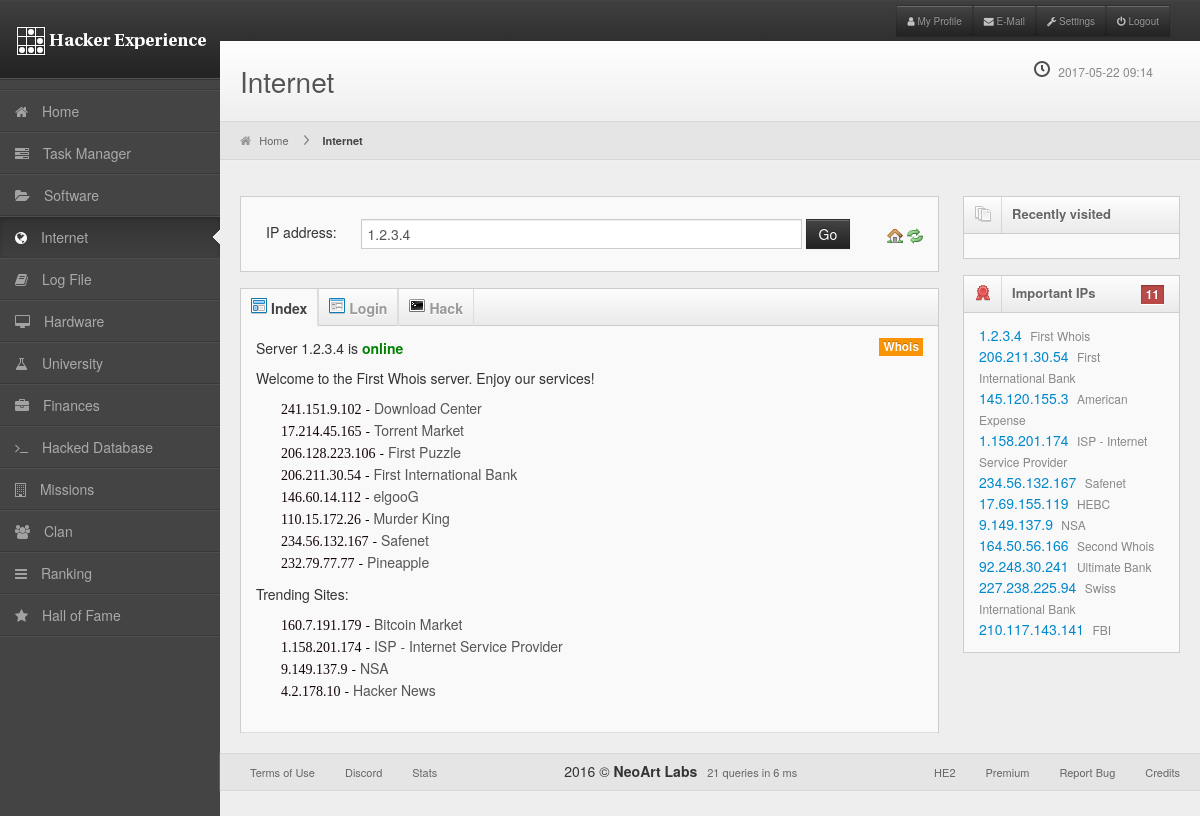
The app's page /internet.php (signed in) with its own data.
### tables this page shows
CREATE TABLE `server` (
  `ID` int(11) NOT NULL,
  `type` text NOT NULL,
  `text` text NOT NULL,
  `extra` text NOT NULL,
  `ip` text NOT NULL,
  `ownerid` int(11) NOT NULL
);

### mysql/mysql-ext.php (called while the page is built, shortened)
<?php
function getServer($conn, $ip){
	$sql = "SELECT type, text, extra, ip FROM server WHERE ip = '$ip'";
	$result = mysqli_query($conn,$sql);
	$row = mysqli_fetch_array($result,MYSQLI_ASSOC);
	return $row;
}
?>

### module/internet/net-design.php (the view, shortened to what this page needs)
<?php
function breadcrumb(){
echo '<div id="breadcrumb">
<a href="index" title="Go to Home" class="tip-bottom"><i class="fa fa-home"></i> Home</a>
<a href="software" id="link0" class="current"> Internet</a>
</div>';
}
function recently_visited(){
echo '<div class="widget-box collapsible">
<div class="widget-title">
<a href="#history" data-toggle="collapse">
<span class="icon"><span class="he16-page_copy"></span></span>
<h5>Recently visited</h5>
</a>
</div>
<div class="collapse in" id="history">
<div class="widget-content">
<div id="visited-ips"></div>
</div>
</div>
</div>';
}
function important_ip(){
echo '<div class="widget-title">
<a href="#important" data-toggle="collapse">
<span class="icon"><span class="he16-important"></span></span>
<h5>Important IPs</h5>
<span class="label label-important hide1024">11</span>
</a>
</div>
<div class="collapse in" id="important">
<div class="widget-content">
<a href="internet?ip=1.2.3.4">1.2.3.4<span class="hide1024 small"> First Whois</span></a><br/>
<a href="internet?ip=206.211.30.54">206.211.30.54<span class="hide1024 small"> First International Bank</span></a><br/>
<a href="internet?ip=145.120.155.3">145.120.155.3<span class="hide1024 small"> American Expense</span></a><br/>
<a href="internet?ip=1.158.201.174">1.158.201.174<span class="hide1024 small"> ISP - Internet Service Provider</span></a><br/>
<a href="internet?ip=234.56.132.167">234.56.132.167<span class="hide1024 small"> Safenet</span></a><br/>
<a href="internet?ip=17.69.155.119">17.69.155.119<span class="hide1024 small"> HEBC</span></a><br/>
<a href="internet?ip=9.149.137.9">9.149.137.9<span class="hide1024 small"> NSA</span></a><br/>
<a href="internet?ip=164.50.56.166">164.50.56.166<span class="hide1024 small"> Second Whois</span></a><br/>
<a href="internet?ip=92.248.30.241">92.248.30.241<span class="hide1024 small"> Ultimate Bank</span></a><br/>
<a href="internet?ip=227.238.225.94">227.238.225.94<span class="hide1024 small"> Swiss International Bank</span></a><br/>
<a href="internet?ip=210.117.143.141">210.117.143.141<span class="hide1024 small"> FBI</span></a><br/>
</div>
</div>';
}
function navTab($active){
echo '<div class="widget-title">';
echo '<ul class="nav nav-tabs">';
if($active==""){ echo '<li class="link active">'; } else { echo '<li class="link">'; }
echo '<a href="internet"><span class="he16-index icon-tab"></span></span>Index</a></li>';
if($active=="login"){ echo '<li class="link active">'; } else { echo '<li class="link">'; }
echo '<a href="?action=login"><span class="he16-login icon-tab"></span></span>Login</a></li>';
if($active=="hack"){ echo '<li class="link active">'; } else { echo '<li class="link">'; }
echo '<a href="?action=hack"><span class="icon-tab he16-internet_hack"></span>Hack</a></li>';
echo '</ul></div>';
}
function inputBox($default_ip){
echo '<div class="widget-box">
<div class="widget-content padding">
<div class="span12">
<form action="" method="get" class="form-horizontal">
<div class="browser-input">
IP address: <input class="browser-bar" name="ip" type="text" value="'. $default_ip .'"/>
<input type="submit" class="btn btn-inverse" value="Go">
<div style="float: right; padding-top: 5px;" class="hide-phone">
<a href="internet?ip=1.2.3.4"><span class="he16-home" title="Home" style="margin-top: 4px;"></span></img></a>
<a href="internet"><span class="he16-refresh" title="Refresh" style="margin-top: 4px;"></span></a>
</div>
</div>
</form>
</div>
<div style="clear: both;"></div>
</div>
</div>';
}
function printIP($data){
echo '<div class="span12">
<p>Server '. $data["ip"] .' is <font color="green"><b>online</b></font>';
if($data['extra']=="Whois"){ echo '<span class="label label-warning pull-right">Whois</span></p>'; }
echo $data['text'];
echo '</div>';
echo '</div>';
}
?>

### module/template.php (shortened to what this page needs)
<?php
function head($page){
echo '
<!DOCTYPE html>
<html lang="en"><head>
<title>'. $page . ' - ' . $GLOBALS["site_name"] .'</title>
<meta name="viewport" content="width=device-width, initial-scale=1.0"/>
<meta http-equiv="Content-Type" content="text/html; charset=UTF-8"/>
<link rel="stylesheet" href="css/bootstrap.min.css"/>
<link rel="stylesheet" href="css/bootstrap-responsive.min.css"/>
<link rel="stylesheet" href="css/tipTip.css"/>
<link rel="stylesheet" href="css/he_login.css"/>
<link rel="stylesheet" href="css/select2.css"/>
<link rel="stylesheet" href="css/he.css"/>
<link rel="stylesheet" href="https://cdnjs.cloudflare.com/ajax/libs/font-awesome/4.1.0/css/font-awesome.min.css"/>
</head>';
}
function sidebar(){
echo '<div id="sidebar"><ul>';
add_menu_item("index","Home","fa fa-inverse fa-home");
add_menu_item("internet","Internet","fa fa-inverse fa-globe");
echo '</ul></div>';
}
function user_navbar(){
echo '<div id="user-nav" class="navbar navbar-inverse">
<ul class="nav btn-group">
<li class="btn btn-inverse"><a href="profile"><i class="fa fa-inverse fa-user"></i> <span class="text">My Profile</span></a></li>
<li class="btn btn-inverse"><a href="mail"><i class="fa fa-inverse fa-envelope"></i> <span class="text">E-Mail</span> <span class="mail-unread"></span></a></li>
<li class="btn btn-inverse"><a href="settings"><i class="fa fa-inverse fa-wrench"></i> <span class="text">Settings</span></a></li>
<li class="btn btn-inverse"><a href="logout"><i class="fa fa-power-off fa-inverse"></i> <span class="text">Logout</span></a></li>
</ul>
</div>
<span id="notify"></span>';
}
function header_info($page){
echo '<div id="content-header">
<h1>'. $page .'</h1>
<div class="header-ip hide-phone">
<div style="text-align: right;">
<span class="header-ip-show"></span>
</div>
<div class="header-info">
<div class="pull-right">
<span class="icon-tab he16-time" title="Server Time"></span> <span class="small nomargin" style="margin-right: 7px;">2017-05-22 09:14</span>
<span class="online"></span>
<div class="reputation-info"></div><div class="finance-info"></div>
</div>
</div>
</div>
</div>';
}
function unk_header(){
echo '<div id="header">
<h1><a href="#">Hacker Experience</a></h1>
</div>';
}
function footer($extra=''){
echo '<div id="breadcrumb" class="center">
<span class="pull-left hide-phone" style="margin-left: 10px;"><a href="legal"><font color="">Terms of Use</font></a></span>
<span class="pull-left hide-phone"><a href="https://discord.me/hackerexperience"><font color="">Discord</font></a></span>
<span class="pull-left hide-phone"><a href="stats">Stats</a></span>
<span class="center">2016 &copy; <b>NeoArt Labs</b><a href="https://status.hackerexperience.com/">21 queries in 6 ms</a></span>
<span id="credits" class="pull-right hide-phone link"><a>Credits</a></span>
<span id="report-bug" class="pull-right hide-phone link"><a>Report Bug</a></span>
<span class="pull-right hide-phone"><a href="premium"><font color="">Premium</font></a></span>
<span class="pull-right hide-phone"><a href="https://leaks.hackerexperience.com/announcing-hacker-experience-2/">HE2</a></span>
</div>
<script src="js/jquery.min.js"></script>
<script src="js/bootstrap.min.js"></script>
<script src="js/jquery.flot.min.js"></script>
<script src="js/jquery.validate.js"></script>
<script src="js/jquery.ui.custom.js"></script>';
echo '<script src="js/main.js"></script>
</body>
</html>';
}
function add_menu_item($name, $title, $icon){
echo '<li id="'. $id = 'menu-' . $name .'"'; if($_SESSION["current-site"]==$name){ echo ' class="active"'; } echo '><a href="'. $name .'"><i class="'. $icon .'"></i> <span>'. $title .'</span></a></li>'; }
?>

### internet.php (shortened to what this page needs)
<?php
require_once('module/template.php');
require_once('module/internet/net-design.php');
$name = "Internet";
$conn = connect();
head($name);
echo '<body class="internet history">';
unk_header();
user_navbar();
sidebar();
echo '<div id="content">';
header_info($name);
breadcrumb();
echo '
<div class="container-fluid">
<div class="row-fluid">
<div class="span9">';
if(!empty($_GET["ip"])){
inputBox($_GET["ip"]);
} else {
inputBox($_SESSION["last-ip"]);
}
echo '<div class="widget-box"><div class="widget-title">';
navTab($_GET["action"]);
echo '</div>';
echo '<div class="widget-content padding noborder">';
if(isset($_SESSION["last-ip"])){
	if(!$_GET["action"]){
		displayIP($conn, $_GET);
	}
}
echo '<div style="clear: both;" class="nav nav-tabs">&nbsp;</div>
</div></div>
<div class="span3">';
recently_visited();
echo '<div class="widget-box collapsible">';
important_ip();
echo '</div></div></div></div>';
footer();
?>
<?php
function displayIP($conn,$get){
if(!empty($get["ip"])){
		if(checkIP($get["ip"]) == "ERROR"){
			printIP(getServer($conn,$_SESSION["last-ip"]));
		} else {
			if($data = getServer($conn,$get["ip"])){
				$_SESSION["last-ip"] = $get["ip"];
			} else {
				error404();
			}
		}
	} else {
		if(!$get["action"]){
		printIP(getServer($conn,$_SESSION["last-ip"]));
		}
	}
}
?>

### records on screen
server: ip "1.2.3.4", text "Welcome to the First Whois server. Enjoy our services! 241.151.9.102 - Download Center 17.214.45.165 - Torrent Market 206.128.223.106 - First Puzzle 206.211.30.54 - First International Bank 146.60.14.112 - elgooG 110.15.172.26 - Murder King 234.56.132.167 - Safenet 232.79.77.77 - Pineapple Trending Sites: 160.7.191.179 - Bitcoin Market 1.158.201.174 - ISP - Internet Service Provider 9.149.137.9 - NSA 4.2.178.10 - Hacker News"

### other values on screen
$title "Home Task Manager Software Internet Log File Hardware University Finances Hacked Database Missions Clan Ranking Hall of Fame"
$page "Internet"
